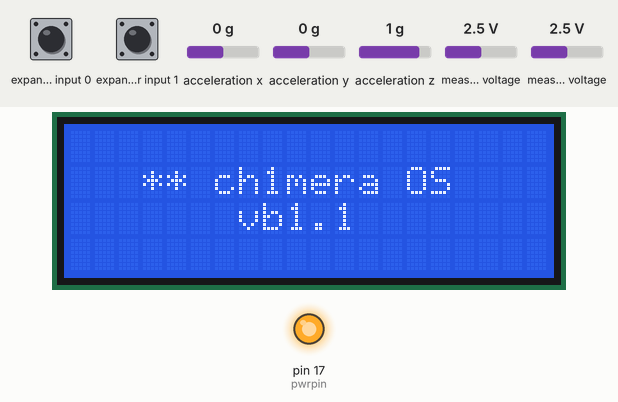
Simulated run of this sketch. Board: Arduino Uno, built with avr-gcc and run on an emulated ATmega328P. Shown: 20×4 character LCD, output pins drawn as LEDs (lit = HIGH). Wiring (inferred from the names in the program): Wii Nunchuk at I2C address 0x52. The test bench sets the inputs (shaded band); at power-on: expander input 1 HIGH, measured voltage 2.5 V, expander input 0 HIGH, acceleration x 0 g, acceleration y 0 g, acceleration z 1 g.

Above: at 2.4 s.
4.1 s: expander input 1 pulled LOW for 1 s
At 5.7 s:
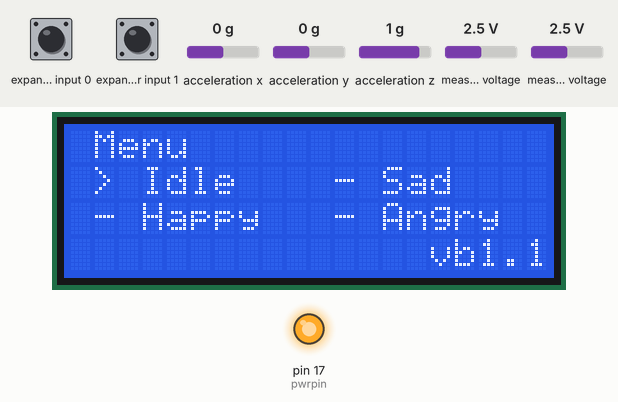
6.6 s: measured voltage (sensor 200) set to 3.8 V
At 7.8 s:
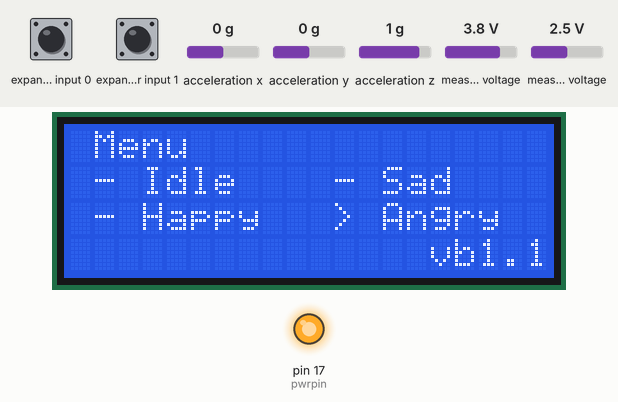
9.6 s: expander input 0 pulled LOW for 0.15 s
At 11.4 s:
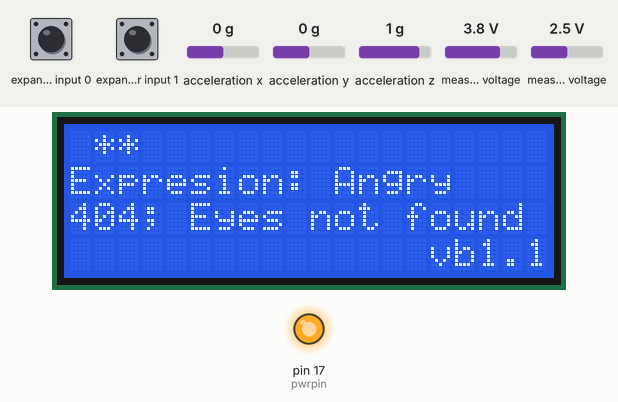
12.3 s: expander input 1 pulled LOW for 0.15 s
At 13.2 s:
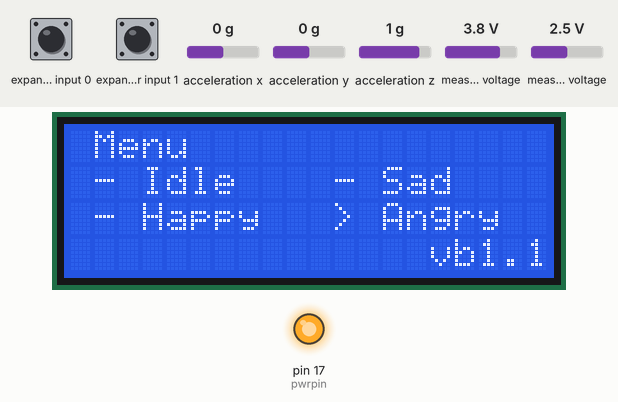
13.9 s: measured voltage (sensor 200) set to 0.1 V
At 14.16 s:
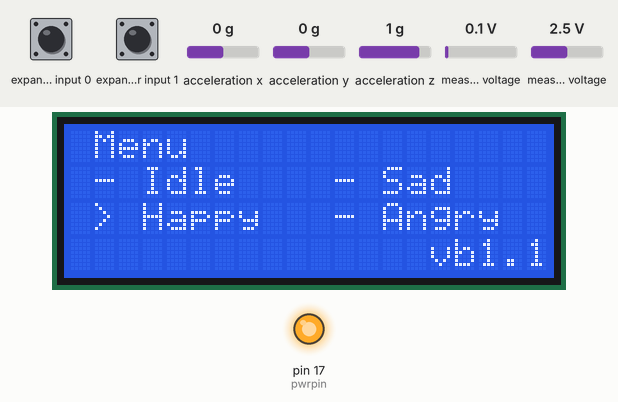
15.7 s: expander input 0 pulled LOW for 1 s
At 17.7 s:
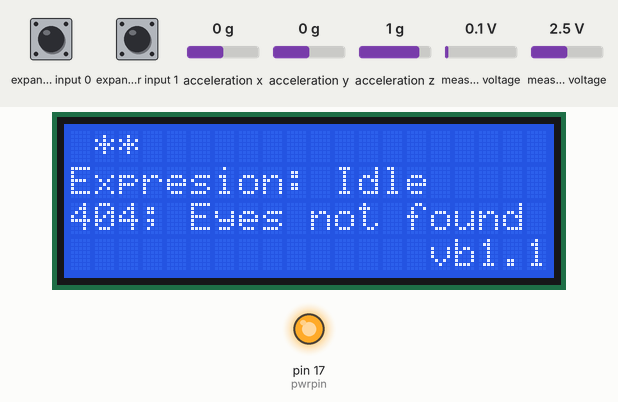
Timing chart, 0 to 19.2 s (numbered marks = the images above; inputs shaded):
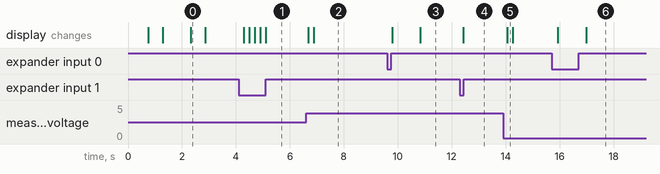

Measured:
- after the input at 4.1 s, the display: changes after 0.20 s (image 1)
- after the input at 6.6 s, the display: first changes after 0.09 s (image 2 shows a later state)
- after the input at 9.6 s, the display: first changes after 0.19 s (image 3 shows a later state)
- after the input at 12.3 s, the display: changes after 0.12 s (image 4)
- after the input at 13.9 s, the display: changes after 0.16 s (image 5)
- after the input at 15.7 s, the display: first changes after 0.24 s (image 6 shows a later state)
- what the display in image 0 shows lasts 0.6 s, from 2.3 s to 2.9 s

The sketch:

vb1.1.ino
```cpp
/*********************************************************
 *** protoOS * vb1.1 ******************* by NeoYandrak ***
 *********************************************************
 *** Reescribiendo todo.                               ***
 ********************************************************/

// Include libraries
    #include <Wire.h>
    #include <LiquidCrystal_I2C.h>
    #include "nunchuck_funcs.h"

//Nunchuck variables
    byte joyx,joyy,enter,option;
    const int joy_min = 80; const int joy_max = 170;

//GUI
    /*Bool*/ bool isMenuOpened; bool isDebug = false;
    /*Control*/ int cursor = 1; String current = "Idle";
    /*LCD*/ LiquidCrystal_I2C lcd(0x27, 20, 4);

//Others
    int loop_cnt=0;

String version = "vb1.1";

void setup() {
    //LCD
    lcd.init();
    lcd.backlight();
    loading(1);

    //Nunchuk
    nunchuck_setpowerpins();
    nunchuck_init();
    loading(2);

    //Expresión
    current = "Idle";
    loading(3);

    //GUI
    isMenuOpened = false; isDebug = false;
    loading(4);
    home();

}

void loop() {
    if( loop_cnt > 150 ) { //150ms
        loop_cnt = 0;

        //Obtener datos Nunchuck
        nunchuck_get_data();
        joyx  = nunchuck_joyx(); joyy  = nunchuck_joyy();
        enter = nunchuck_zbutton(); option = nunchuck_cbutton();

        //isDebug
        if (isDebug == true){
            lcd.clear();
            lcd.setCursor(2,0); lcd.print("Credits");
            lcd.setCursor(1,2); lcd.print("** ch1mera OS "); lcd.print (version);
            lcd.setCursor(3,3); lcd.print("by NeoYandrak");
            lcd.setCursor(0,1); lcd.print("====================");
        }

        //isMenuOpened
        if (isMenuOpened == true){
            //**Cursor initilization**
            //joy x
            if (joyx <= joy_min) {
                //Serial.println("Caso 1");
                cursor = cursor - 2;
                if (cursor <= 0) {
                    cursor = 1;
                }
                menu(cursor);
            } else if (joyx >= joy_max) {
                //Serial.println("Caso 2");
                cursor = cursor + 2;
                if (cursor >= 5) {
                    cursor = 4;
                }
                menu(cursor);
            }

            //joy y
            if (joyy <= joy_min) {
                //Serial.println("Caso 3");
                cursor = cursor + 1;
                if (cursor <= 0) {
                cursor = 1;
                }
                menu(cursor);
            } else if (joyy >= joy_max) {
                //Serial.println("Caso 4");
                cursor = cursor - 1;
                if (cursor >= 5) {
                cursor = 4;
                }
                menu(cursor);
            }

            //Select
            if (enter == 1){
                select(cursor);
            }
        }

        //Option Button
        if (option == 1){
            //check isMenuOpened
            if (isMenuOpened == false){
                isMenuOpened = true;
                menu(cursor);
            } else if (isMenuOpened == true){
                isMenuOpened = false;
                home();
            }
        }

        //Debug button
        if (enter == 1 ){
            if (option == 1){
                if (isDebug == false){
                    isDebug = true;
                } else if (isDebug == true){
                    isDebug = false;
                }
            }
        }
    }

    loop_cnt++;
    delay(1);
}

void loading (int c){
    lcd.clear();
    switch (c){
        case 1:
            lcd.setCursor(0,1); lcd.print("   ** ch1mera OS    ");
            lcd.setCursor(0,2); lcd.print("  "); lcd.print(version); lcd.print(" Loading.    ");
            break;
        case 2:
            lcd.setCursor(0,1); lcd.print("   ** ch1mera OS    ");
            lcd.setCursor(0,2); lcd.print("  "); lcd.print(version); lcd.print(" Loading..   ");
            break;
        case 3:
            lcd.setCursor(0,1); lcd.print("   ** ch1mera OS    ");
            lcd.setCursor(0,2); lcd.print("  "); lcd.print(version); lcd.print(" Loading...  ");
            delay(500);
            break;
        case 4:
            lcd.setCursor(0,1); lcd.print("   ** ch1mera OS    ");
            lcd.setCursor(0,2); lcd.print("       "); lcd.print(version);
            break;
    }
    delay(500);
}

void home() {
    lcd.clear();
    lcd.setCursor(1,0); lcd.print("** ");
    lcd.setCursor(0,1); lcd.print("Expresion: "); lcd.print(current);
    lcd.setCursor(0,2); lcd.print("404; Eyes not found");
    lcd.setCursor(15,3); lcd.print(version);
}

void menu (int c){
  switch (c){
    case 1:
        lcd.clear();
        lcd.setCursor(1,0); lcd.print("Menu");
        lcd.setCursor(0,1); lcd.print(" > Idle    - Sad    ");
        lcd.setCursor(0,2); lcd.print(" - Happy   - Angry  ");
        lcd.setCursor(15,3); lcd.print(version);
        break;
    case 2:
        lcd.clear();
        lcd.setCursor(1,0); lcd.print("Menu");
        lcd.setCursor(0,1); lcd.print(" - Idle    - Sad    ");
        lcd.setCursor(0,2); lcd.print(" > Happy   - Angry  ");
        lcd.setCursor(15,3); lcd.print(version);
        break;
    case 3:
        lcd.clear();
        lcd.setCursor(1,0); lcd.print("Menu");
        lcd.setCursor(0,1); lcd.print(" - Idle    > Sad    ");
        lcd.setCursor(0,2); lcd.print(" - Happy   - Angry  ");
        lcd.setCursor(15,3); lcd.print(version);
        break;
    case 4:
        lcd.clear();
        lcd.setCursor(1,0); lcd.print("Menu");
        lcd.setCursor(0,1); lcd.print(" - Idle    - Sad    ");
        lcd.setCursor(0,2); lcd.print(" - Happy   > Angry  ");
        lcd.setCursor(15,3); lcd.print(version);
        break;
  }
}

void select (int c){
    switch (c){
        case 1:
            current = "Idle";
            break;
        case 2:
            current = "Happy";
            break;
        case 3:
            current = "Sad";
            break;
        case 4:
            current = "Angry";
            break;
    }

    lcd.clear();
    lcd.setCursor(1,0); lcd.print("** ");
    lcd.setCursor(0,1); lcd.print("      > "); lcd.print(current);
    lcd.setCursor(0,2); lcd.print("      selected ");
    lcd.setCursor(15,3); lcd.print(version);
    delay(1000);
    isMenuOpened = false;

    home();
}
```

nunchuck_funcs.h
```cpp
#if (ARDUINO >= 100)
#include <Arduino.h>
#else
#include <WProgram.h>
//#define Wire.write(x) Wire.send(x)
//#define Wire.read() Wire.receive()
#endif


static uint8_t nunchuck_buf[6];   // array to store nunchuck data,

// Uses port C (analog in) pins as power & ground for Nunchuck
static void nunchuck_setpowerpins()
{
#define pwrpin PORTC3
#define gndpin PORTC2
    DDRC |= _BV(pwrpin) | _BV(gndpin);
    PORTC &=~ _BV(gndpin);
    PORTC |=  _BV(pwrpin);
    delay(100);  // wait for things to stabilize
}

// initialize the I2C system, join the I2C bus,
// and tell the nunchuck we're talking to it
static void nunchuck_init()
{
    Wire.begin();                // join i2c bus as master
    Wire.beginTransmission(0x52);// transmit to device 0x52
#if (ARDUINO >= 100)
    Wire.write((uint8_t)0x40);// sends memory address
    Wire.write((uint8_t)0x00);// sends sent a zero.
#else
    Wire.send((uint8_t)0x40);// sends memory address
    Wire.send((uint8_t)0x00);// sends sent a zero.
#endif
    Wire.endTransmission();// stop transmitting
}

// Send a request for data to the nunchuck
// was "send_zero()"
static void nunchuck_send_request()
{
    Wire.beginTransmission(0x52);// transmit to device 0x52
#if (ARDUINO >= 100)
    Wire.write((uint8_t)0x00);// sends one byte
#else
    Wire.send((uint8_t)0x00);// sends one byte
#endif
    Wire.endTransmission();// stop transmitting
}

// Encode data to format that most wiimote drivers except
// only needed if you use one of the regular wiimote drivers
static char nunchuk_decode_byte (char x)
{
    x = (x ^ 0x17) + 0x17;
    return x;
}

// Receive data back from the nunchuck,
// returns 1 on successful read. returns 0 on failure
static int nunchuck_get_data()
{
    int cnt=0;
    Wire.requestFrom (0x52, 6);// request data from nunchuck
    while (Wire.available ()) {
        // receive byte as an integer
#if (ARDUINO >= 100)
        nunchuck_buf[cnt] = nunchuk_decode_byte( Wire.read() );
#else
        nunchuck_buf[cnt] = nunchuk_decode_byte( Wire.receive() );
#endif
        cnt++;
    }
    nunchuck_send_request();  // send request for next data payload
    // If we recieved the 6 bytes, then go print them
    if (cnt >= 5) {
        return 1;   // success
    }
    return 0; //failure
}

// Print the input data we have recieved
// accel data is 10 bits long
// so we read 8 bits, then we have to add
// on the last 2 bits.  That is why I
// multiply them by 2 * 2
static void nunchuck_print_data()
{
    static int i=0;
    int joy_x_axis = nunchuck_buf[0];
    int joy_y_axis = nunchuck_buf[1];
    int accel_x_axis = nunchuck_buf[2]; // * 2 * 2;
    int accel_y_axis = nunchuck_buf[3]; // * 2 * 2;
    int accel_z_axis = nunchuck_buf[4]; // * 2 * 2;

    int z_button = 0;
    int c_button = 0;

    // byte nunchuck_buf[5] contains bits for z and c buttons
    // it also contains the least significant bits for the accelerometer data
    // so we have to check each bit of byte outbuf[5]
    if ((nunchuck_buf[5] >> 0) & 1)
        z_button = 1;
    if ((nunchuck_buf[5] >> 1) & 1)
        c_button = 1;

    if ((nunchuck_buf[5] >> 2) & 1)
        accel_x_axis += 1;
    if ((nunchuck_buf[5] >> 3) & 1)
        accel_x_axis += 2;

    if ((nunchuck_buf[5] >> 4) & 1)
        accel_y_axis += 1;
    if ((nunchuck_buf[5] >> 5) & 1)
        accel_y_axis += 2;

    if ((nunchuck_buf[5] >> 6) & 1)
        accel_z_axis += 1;
    if ((nunchuck_buf[5] >> 7) & 1)
        accel_z_axis += 2;

    Serial.print(i,DEC);
    Serial.print("\t");

    Serial.print("joy:");
    Serial.print(joy_x_axis,DEC);
    Serial.print(",");
    Serial.print(joy_y_axis, DEC);
    Serial.print("  \t");

    Serial.print("acc:");
    Serial.print(accel_x_axis, DEC);
    Serial.print(",");
    Serial.print(accel_y_axis, DEC);
    Serial.print(",");
    Serial.print(accel_z_axis, DEC);
    Serial.print("\t");

    Serial.print("but:");
    Serial.print(z_button, DEC);
    Serial.print(",");
    Serial.print(c_button, DEC);

    Serial.print("\r\n");  // newline
    i++;
}

// returns zbutton state: 1=pressed, 0=notpressed
static int nunchuck_zbutton()
{
    return ((nunchuck_buf[5] >> 0) & 1) ? 0 : 1;  // voodoo
}

// returns zbutton state: 1=pressed, 0=notpressed
static int nunchuck_cbutton()
{
    return ((nunchuck_buf[5] >> 1) & 1) ? 0 : 1;  // voodoo
}

// returns value of x-axis joystick
static int nunchuck_joyx()
{
    return nunchuck_buf[0];
}

// returns value of y-axis joystick
static int nunchuck_joyy()
{
    return nunchuck_buf[1];
}

// returns value of x-axis accelerometer
static int nunchuck_accelx()
{
    return nunchuck_buf[2];   // FIXME: this leaves out 2-bits of the data
}

// returns value of y-axis accelerometer
static int nunchuck_accely()
{
    return nunchuck_buf[3];   // FIXME: this leaves out 2-bits of the data
}

// returns value of z-axis accelerometer
static int nunchuck_accelz()
{
    return nunchuck_buf[4];   // FIXME: this leaves out 2-bits of the data
}
```
